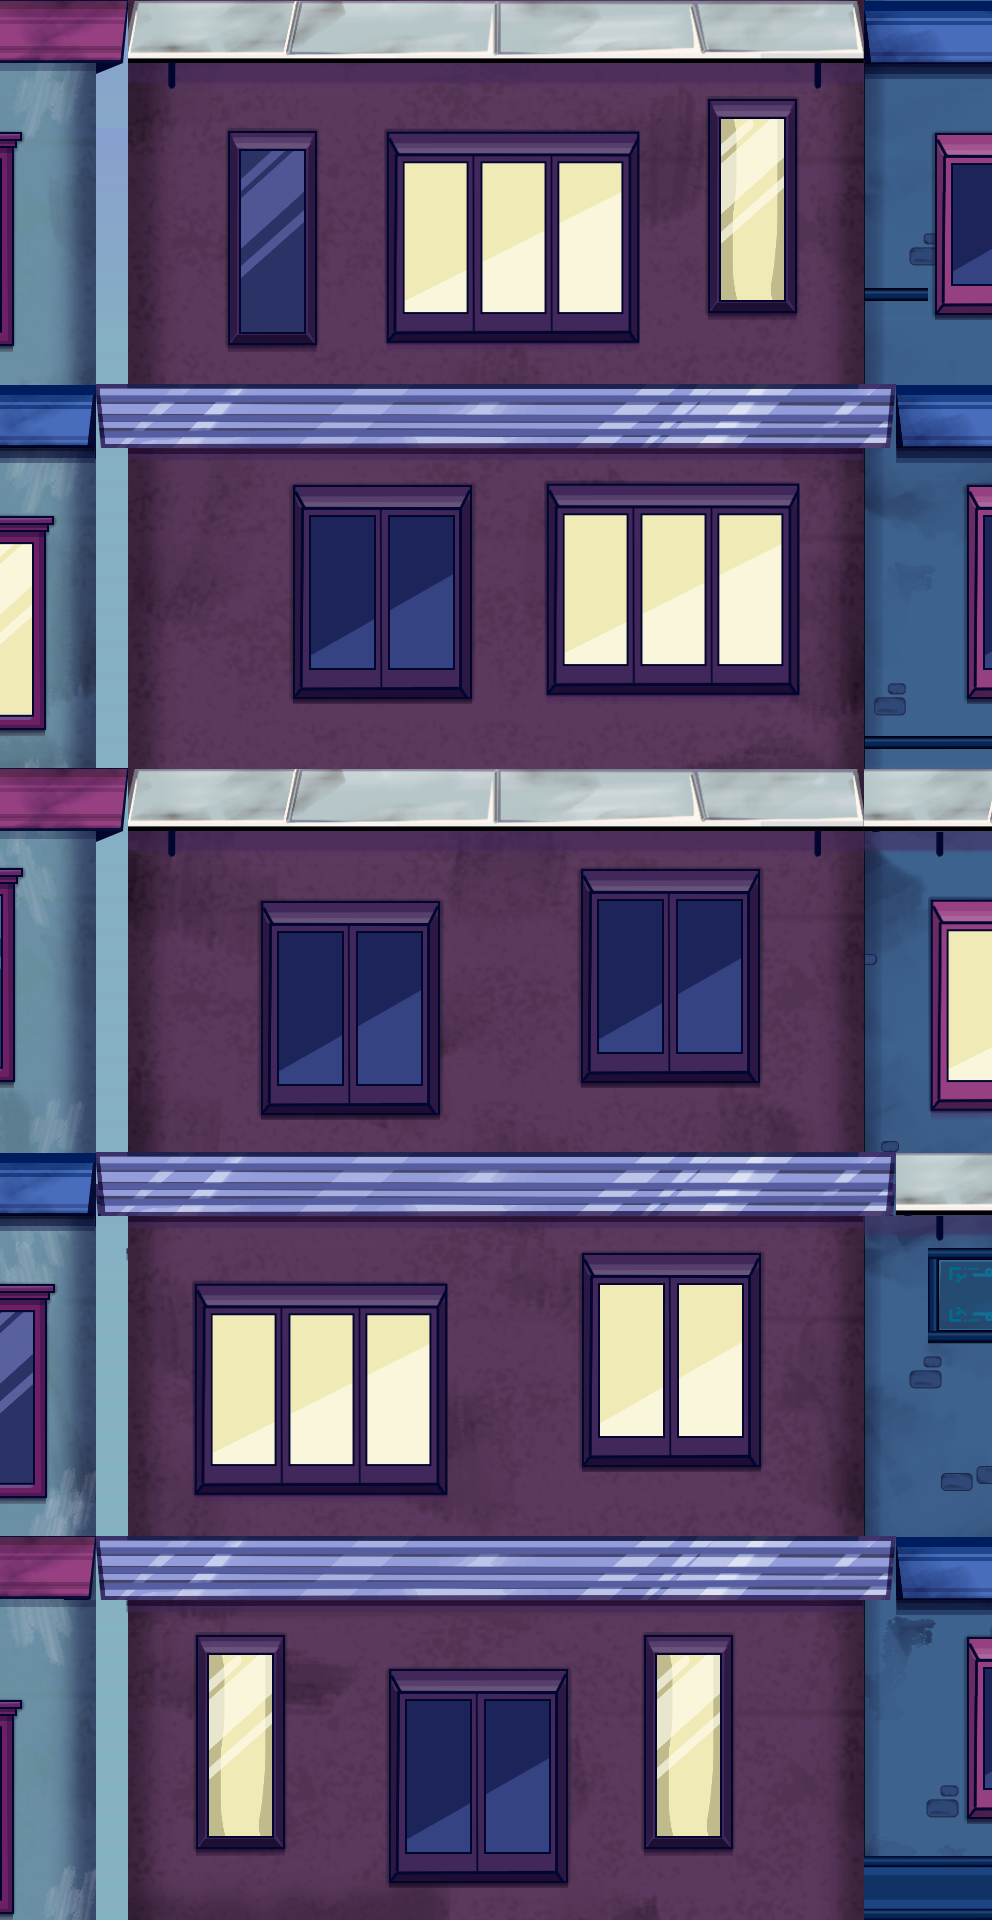

Tiled map render using the project's own tile images. Description and the map definition, with tile-layer contents summarised, below:
An orthogonal 31x60 tile map with 32x32 px tiles, 5 tile layers (Sky, Wall, Windows, Details, ...), 5 tilesets.

<map version="1.10" tiledversion="1.11.0" orientation="orthogonal" renderorder="right-down" width="31" height="60" tilewidth="32" tileheight="32" infinite="0" nextlayerid="6" nextobjectid="1">
 <tileset firstgid="1" name="Atlas01" tilewidth="32" tileheight="32" tilecount="3844" columns="62">
  <image source="../Atlas/Atlas01.png" width="2000" height="2000" />
 </tileset>
 <tileset firstgid="3845" name="P1_Wall" tilewidth="32" tileheight="32" tilecount="1380" columns="23">
  <image source="../Atlas/P1_Wall.png" width="738" height="1941" />
 </tileset>
 <tileset firstgid="5225" name="P2_Wall" tilewidth="32" tileheight="32" tilecount="1380" columns="23">
  <image source="../Atlas/P2_Wall.png" width="736" height="1939" />
 </tileset>
 <tileset firstgid="6605" name="P3_Wall" tilewidth="32" tileheight="32" tilecount="1380" columns="23">
  <image source="../Atlas/P3_Wall.png" width="736" height="1920" />
 </tileset>
 <tileset firstgid="7985" name="P4_Wall" tilewidth="32" tileheight="32" tilecount="1380" columns="23">
  <image source="../Atlas/P4_Wall.png" width="736" height="1939" />
 </tileset>
 <layer id="5" name="Sky" width="31" height="60">
  <data>[1860 cells, 91 non-empty, 16 distinct tile ids]</data>
 </layer>
 <layer id="1" name="Wall" width="31" height="60">
  <data>[1860 cells, 1800 non-empty, 1800 distinct tile ids]</data>
 </layer>
 <layer id="4" name="Windows" width="31" height="60">
  <data>[1860 cells, 570 non-empty, 255 distinct tile ids]</data>
 </layer>
 <layer id="3" name="Details" width="31" height="60">
  <data>[1860 cells, 333 non-empty, 117 distinct tile ids]</data>
 </layer>
 <layer id="2" name="CollisionLayer" width="31" height="60">
  <data>[1860 cells, 155 non-empty, 59 distinct tile ids]</data>
 </layer>
</map>
